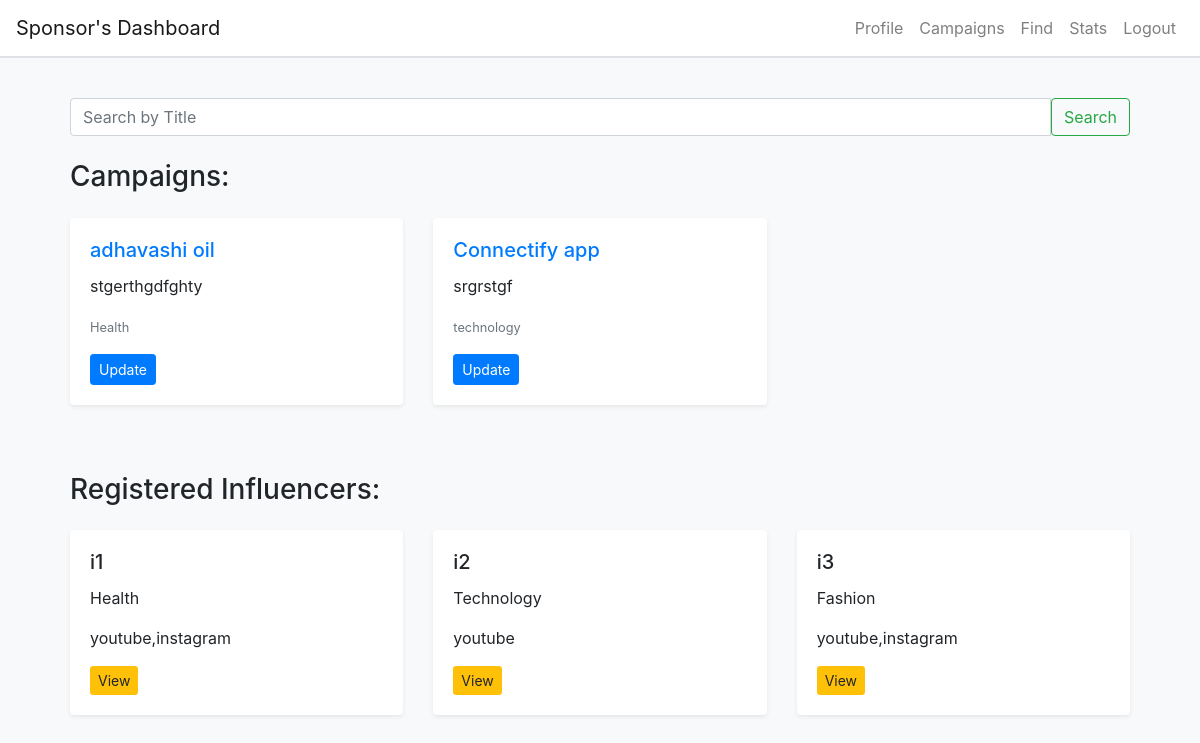
The page /sponsor_find (signed in) on the database as committed earlier.
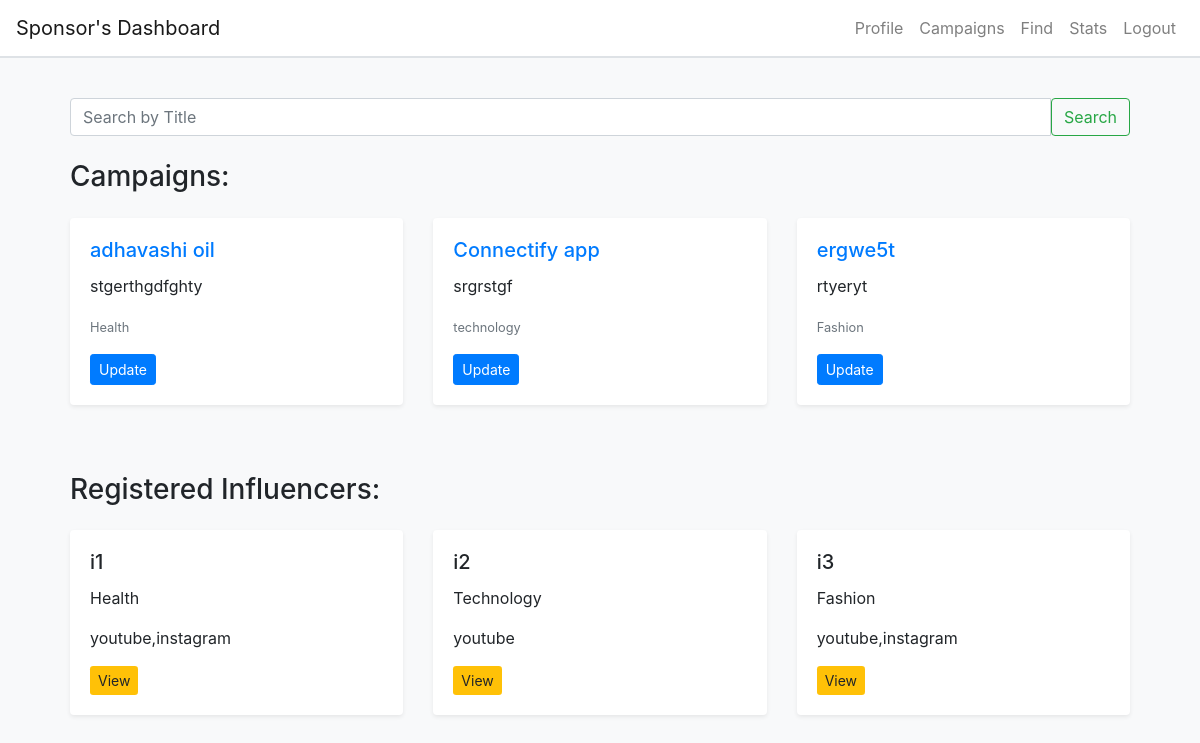
The same page on the database as committed later.
### app.py (models this page shows, shortened)
class Campaign(db.Model):
    id = db.Column(db.Integer, primary_key=True)
    title = db.Column(db.String(100), nullable=False)
    description = db.Column(db.Text, nullable=False)
    image = db.Column(db.String(200), nullable=True)
    niche = db.Column(db.String(50), nullable=False)
    budget = db.Column(db.Float, nullable=False)  # New column for budget
    is_public = db.Column(db.Boolean, nullable=False, default=True)
    start_date = db.Column(db.DateTime, nullable=False)
    end_date = db.Column(db.DateTime, nullable=False)
    is_flagged = db.Column(db.Boolean, default=False)
    influencer_id = db.Column(db.Integer, db.ForeignKey('influencers.id'))
    influencer = db.relationship('Influencer', back_populates='campaigns')
    sponsor_id = db.Column(db.Integer, db.ForeignKey('sponsors.id'), nullable=False)
    sponsor = db.relationship('Sponsor', backref='campaigns')

class Influencer(db.Model):
    __tablename__ = 'influencers'
    id = db.Column(db.Integer, primary_key=True, autoincrement=True)
    user_id = db.Column(db.Integer, db.ForeignKey('users.id'), nullable=False)
    profile_pic = db.Column(db.String(100), default='default_profile_pic.jpg')
    category = db.Column(db.String(100), nullable=False)
    niche = db.Column(db.String(100), nullable=False)
    created_at = db.Column(db.DateTime, default=datetime.utcnow)
    social_networks = db.Column(db.String, nullable=True)
    reach = db.Column(db.String(100), nullable=False)
    is_flagged = db.Column(db.Boolean, default=False)
    ad_requests = db.relationship('AdRequest', backref='influencer', lazy=True)
    user = db.relationship('User', back_populates='influencer')
    campaigns = db.relationship('Campaign', back_populates='influencer')

class User(db.Model):
    __tablename__ = 'users'
    id = db.Column(db.Integer, primary_key=True, autoincrement=True)
    name = db.Column(db.String(100), nullable=False)
    username = db.Column(db.String, unique=True, nullable=False)
    email = db.Column(db.String, unique=True, nullable=False)
    password = db.Column(db.String, nullable=False)
    created_at = db.Column(db.DateTime, default=datetime.utcnow)
    user_role = db.Column(db.String(50), nullable=False)
    sponsor = db.relationship('Sponsor', back_populates='user', uselist=False)
    influencer = db.relationship('Influencer', back_populates='user', uselist=False)

### app.py (the view)
@app.route('/sponsor_find')
def sponsor_find():
    if 'user_id' not in session or session.get('user_role') != 'sponsor':
        flash('You need to log in first.', 'warning')
        return redirect(url_for('login'))
    sponsor = Sponsor.query.filter_by(user_id=session['user_id']).first()
    search_query = request.args.get('search')
    if search_query:
        campaigns = Campaign.query.filter(Campaign.sponsor_id == sponsor.id, Campaign.title.ilike(f"%{search_query}%")).all()
        influencers = Influencer.query.join(User).filter(User.name.ilike(f"%{search_query}%")).all()
    else:
        campaigns = Campaign.query.filter_by(sponsor_id=sponsor.id).all()
        influencers = Influencer.query.all()
    return render_template('sponsor_find.html', user_role='sponsor', campaigns=campaigns,influencers=influencers)

### templates/sponsor_find.html (shortened to what this page needs)
{% extends "base.html" %} {% block title %}Find{% endblock %} {% block content
%}
<div class="dashboard">
  <div class="d-flex justify-content-between align-items-center mb-4">
    <form
      class="input-group"
      method="GET"
      action="{{ url_for('sponsor_find') }}"
    >
      <input
        type="text"
        class="form-control"
        name="search"
        placeholder="Search by Title"
        aria-label="Search by Title"
      />
      <button class="btn btn-outline-success" type="submit">Search</button>
    </form>
  </div>
  <h3 class="mt-4">Campaigns:</h3>
  <div class="row mt-4">
    {% if campaigns %} {% for campaign in campaigns %}
    <div class="col-md-4 mb-4">
      <div class="card shadow-sm">
        <div class="card-body">
          <h5 class="card-title">
            <a
              href="{{ url_for('view_campaign_details', campaign_id=campaign.id) }}"
              >{{ campaign.title }}</a
            >
          </h5>
          <p class="card-text">{{ campaign.description }}</p>
          <p class="card-text">
            <small class="text-muted">{{ campaign.niche }}</small>
          </p>
          <div class="mt-3">
            <a
              href="{{ url_for('update_campaign', campaign_id=campaign.id) }}"
              class="btn btn-primary btn-sm"
              >Update</a
            >
          </div>
        </div>
      </div>
    </div>
    {% endfor %} {% else %}
    <p>No campaigns found.</p>
    {% endif %}
  </div>
  <h3 class="mt-4">Registered Influencers:</h3>
  <div class="row mt-4">
    {% if influencers %} {% for influencer in influencers %}
    <div class="col-md-4 mb-4">
      <div class="card shadow-sm">
        <div class="card-body">
          <h5 class="card-title">{{ influencer.user.name }}</h5>
          <p class="card-text">{{ influencer.category }}</p>
          <p class="card-text">{{ influencer.social_networks }}</p>
          <div class="mt-3">
            <a
              href="{{ url_for('view_influencer_details', influencer_id=influencer.id) }}"
              class="btn btn-view btn-sm"
              >View</a
            >
          </div>
        </div>
      </div>
    </div>
    {% endfor %} {% else %}
    <p>No influencers found.</p>
    {% endif %}
  </div>
</div>
{% endblock %}

Rows that differ between the two databases and show on the page:
added Campaign: title "ergwe5t", description "rtyeryt", niche "Fashion"
